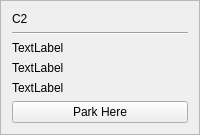
        <widget class="QFrame" name="frame_7">
         <property name="frameShape">
          <enum>QFrame::StyledPanel</enum>
         </property>
         <property name="frameShadow">
          <enum>QFrame::Plain</enum>
         </property>
         <layout class="QGridLayout" name="gridLayout_7">
          <item row="0" column="0">
           <layout class="QVBoxLayout" name="verticalLayout_3">
            <item>
             <widget class="QLabel" name="label_3">
              <property name="text">
               <string>C2</string>
              </property>
             </widget>
            </item>
            <item>
             <widget class="Line" name="line_7">
              <property name="orientation">
               <enum>Qt::Horizontal</enum>
              </property>
             </widget>
            </item>
            <item>
             <widget class="QLabel" name="c2TakenLbl">
              <property name="text">
               <string>TextLabel</string>
              </property>
             </widget>
            </item>
            <item>
             <widget class="QLabel" name="c2handLbl">
              <property name="text">
               <string>TextLabel</string>
              </property>
             </widget>
            </item>
            <item>
             <widget class="QLabel" name="takenByLblc2">
              <property name="text">
               <string>TextLabel</string>
              </property>
             </widget>
            </item>
            <item>
             <widget class="QPushButton" name="c2Btn">
              <property name="text">
               <string>Park Here</string>
              </property>
             </widget>
            </item>
           </layout>
          </item>
         </layout>
        </widget>
